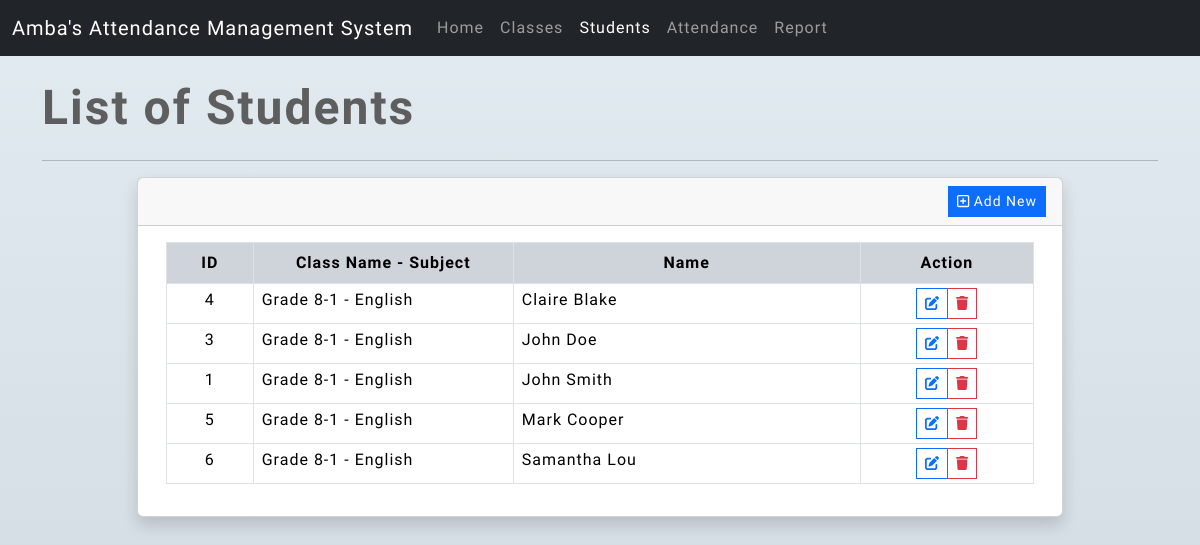
/?page=student_list, run on the app's committed database.
### tables this page shows
CREATE TABLE `students_tbl` (
  `id` int(11) NOT NULL,
  `class_id` int(11) NOT NULL,
  `name` text NOT NULL,
  `created_at` datetime NOT NULL DEFAULT current_timestamp(),
  `updated_at` datetime DEFAULT NULL ON UPDATE current_timestamp()
);

CREATE TABLE `class_tbl` (
  `id` int(11) NOT NULL,
  `name` text NOT NULL,
  `created_at` datetime NOT NULL DEFAULT current_timestamp(),
  `updated_at` datetime DEFAULT NULL ON UPDATE current_timestamp()
);

### classes/actions.class.php (called while the page is built, shortened)
<?php
class Actions{
    private $conn;
    function __construct(){
        require_once(realpath(__DIR__.'/../db-connect.php'));
        $this->conn = $conn;
    }
    public function list_student(){
        $sql = "SELECT `students_tbl`.*, `class_tbl`.`name` as `class` FROM `students_tbl` inner join `class_tbl` on `students_tbl`.`class_id` = `class_tbl`.`id` order by `students_tbl`.`name` ASC";
        $qry = $this->conn->query($sql);
        return $qry->fetch_all(MYSQLI_ASSOC);
    }
}

### pages/student_list.php (the view, shortened to what this page needs)
<div class="page-title mb-3">List of Students</div>
<hr>
<?php
$studentList = $actionClass->list_student();
?>
<div class="row justify-content-center">
    <div class="col-lg-10 col-md-12 col-sm-12 col-12">
        <div class="card shadow">
            <div class="card-header rounded-0">
                <div class="d-flex w-100 justify-content-end align-items-center">
                    <button class="btn btn-sm rounded-0 btn-primary" type="button" id="add_student"><i class="far fa-plus-square"></i> Add New</button>
                </div>
            </div>
            <div class="card-body rounded-0">
                <div class="container-fluid">
                    <div class="table-responsive">
                        <table class="table table-bordered table-hovered table-stripped">
                            <colgroup>
                                <col width="10%">
                                <col width="30%">
                                <col width="40%">
                                <col width="20%">
                            </colgroup>
                            <thead class="bg-dark-subtle">
                                <tr class="bg-transparent">
                                    <th class="bg-transparent text-center">ID</th>
                                    <th class="bg-transparent text-center">Class Name - Subject</th>
                                    <th class="bg-transparent text-center">Name</th>
                                    <th class="bg-transparent text-center">Action</th>
                                </tr>
                            </thead>
                            <tbody>
                                <?php if(!empty($studentList) && is_array($studentList)): ?>
                                <?php foreach($studentList as $row): ?>
                                    <tr>
                                        <td class="text-center px-2 py-1"><?= $row['id'] ?></td>
                                        <td class="px-2 py-1"><?= $row['class'] ?></td>
                                        <td class="px-2 py-1"><?= $row['name'] ?></td>
                                        <td class="text-center px-2 py-1">
                                            <div class="input-group input-group-sm justify-content-center">
                                                <button class="btn btn-sm btn-outline-primary rounded-0 edit_student" type="button" data-id="<?= $row['id'] ?>" title="Edit"><i class="fas fa-edit"></i></button>
                                                <button class="btn btn-sm btn-outline-danger rounded-0 delete_student" type="button" data-id="<?= $row['id'] ?>" title="Delete"><i class="fas fa-trash"></i></button>
                                            </div>
                                        </td>
                                    </tr>
                                <?php endforeach; ?>
                                <?php else: ?>
                                    <tr>
                                        <th class="text-center px-2 py-1" colspan="4">No data found.</th>
                                    </tr>
                                <?php endif; ?>
                            </tbody>
                        </table>
                    </div>
                </div>
            </div>
        </div>
    </div>
</div>

### index.php (shortened to what this page needs)
<?php
require_once('classes/actions.class.php');
$actionClass = new Actions();
$page = $_GET['page'] ?? "home";
?>
<!DOCTYPE html>
<html lang="en">
<?php include_once('inc/header.php'); ?>
<body>
<?php include_once('inc/navigation.php'); ?>
    <div class="container-md py-3">
        <div class="main-wrapper">
            <?php include_once("pages/{$page}.php"); ?>
        </div>
    </div>
</body>
</html>

### inc/header.php (shortened to what this page needs)
<head>
    <link rel="stylesheet" href="https://cdnjs.cloudflare.com/ajax/libs/font-awesome/6.4.2/css/all.min.css" />
    <link rel="stylesheet" href="https://cdn.jsdelivr.net/npm/bootstrap@5.3.2/dist/css/bootstrap.min.css">
    <link rel="stylesheet" href="assets/css/style.css">
</head>

### inc/navigation.php (shortened to what this page needs)
<nav class="navbar navbar-expand-lg navbar-light bg-dark sticky-top" data-bs-theme="dark">
    <div class="container-fluid">
        <a class="navbar-brand" href="#"> Amba's Attendance Management System</a>
        <div class="collapse navbar-collapse" id="navbarSupportedContent">
            <ul class="navbar-nav me-auto mb-2 mb-lg-0">
                <li class="nav-item">
                    <a class="nav-link <?= (isset($page)) && $page == 'home' ? 'active' : '' ?>" href="./">Home</a>
                </li>
                <li class="nav-item">
                    <a class="nav-link <?= (isset($page)) && $page == 'class_list' ? 'active' : '' ?>" href="./?page=class_list">Classes</a>
                </li>
                <li class="nav-item">
                    <a class="nav-link <?= (isset($page)) && $page == 'student_list' ? 'active' : '' ?>" href="./?page=student_list">Students</a>
                </li>
                <li class="nav-item">
                    <a class="nav-link <?= (isset($page)) && $page == 'attendance' ? 'active' : '' ?>" href="./?page=attendance">Attendance</a>
                </li>
                <li class="nav-item">
                    <a class="nav-link <?= (isset($page)) && $page == 'attendance_report' ? 'active' : '' ?>" href="./?page=attendance_report">Report</a>
                </li>
            </ul>
        </div>
    </div>
    </nav>

### assets/css/style.css (style rules this page uses)
:root { --font-orbiton: 'Orbitron', sans-serif; --font-ubuntu: 'Ubuntu', sans-serif; }
html, body { height: 100%; width: 100%; max-height: 100%; overflow: auto; }
* { font-family: var(--font-ubuntu); letter-spacing: 1px; }
body:not(.printable-receipt) { background-color: #cfd9df; background-image: linear-gradient(to top, #cfd9df 0%, #e2ebf0 100%); }
div.page-title, div.page-title * { font-size: 3rem; font-weight: 600; letter-spacing: 2px; color: #5e5e5e; font-family: var(--font-orbiton); }

### data on the page
students_tbl: id "4", class.name "Grade 8-1 - English", name "Claire Blake"
students_tbl: id "3", class.name "Grade 8-1 - English", name "John Doe"
students_tbl: id "1", class.name "Grade 8-1 - English", name "John Smith"
students_tbl: id "5", class.name "Grade 8-1 - English", name "Mark Cooper"
students_tbl: id "6", class.name "Grade 8-1 - English", name "Samantha Lou"
